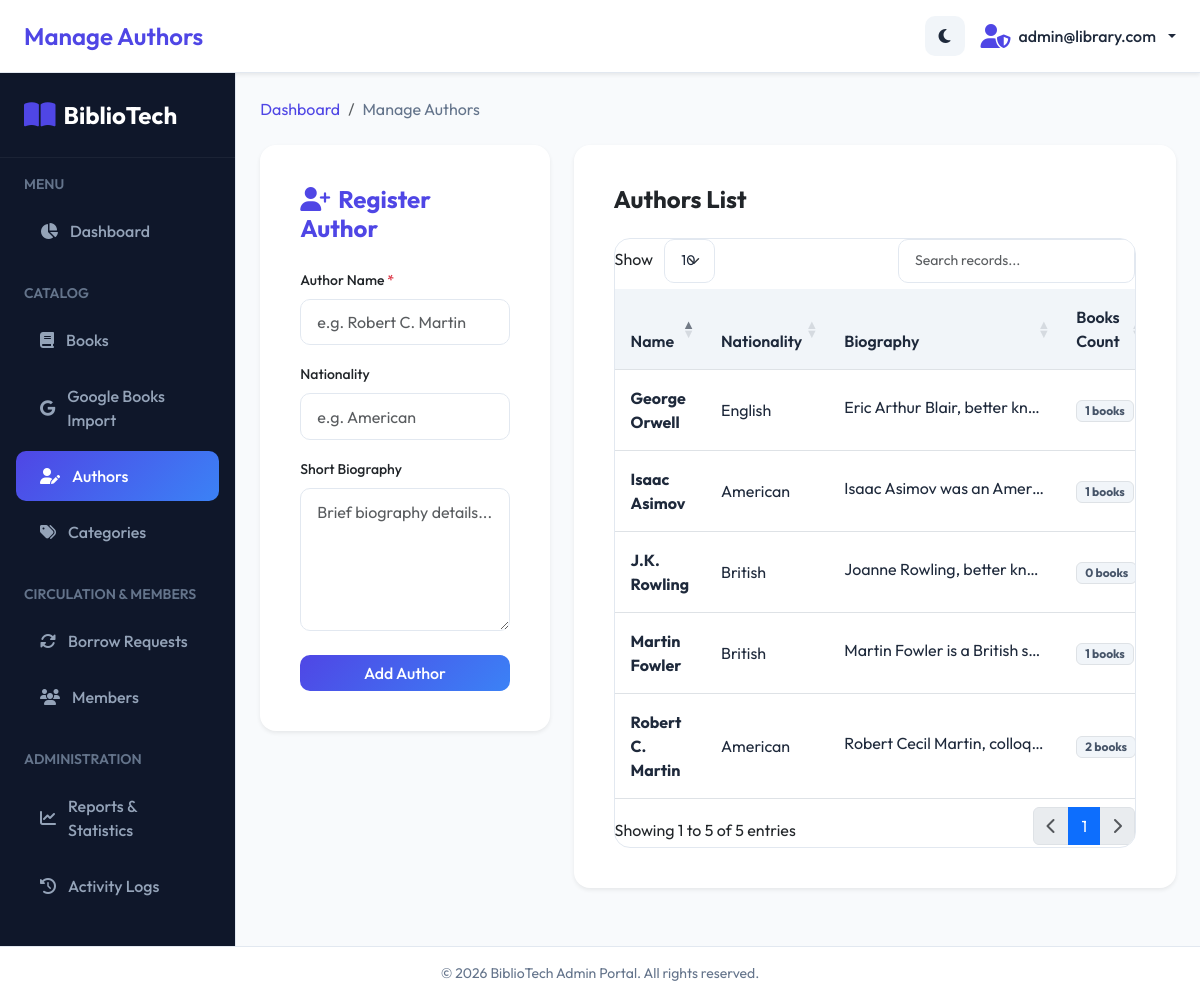
The app's page /index.php?route=admin/authors (signed in) with its own data.
### tables this page shows
CREATE TABLE IF NOT EXISTS `authors` (
  `id` INT AUTO_INCREMENT PRIMARY KEY,
  `name` VARCHAR(255) NOT NULL,
  `biography` TEXT DEFAULT NULL,
  `nationality` VARCHAR(100) DEFAULT NULL,
  `created_at` TIMESTAMP DEFAULT CURRENT_TIMESTAMP
);

### config/database.php (called while the page is built, shortened)
<?php
class Database {
    private static $instance = null;
    private $conn;
    private function __construct() {
        try {
            $dsn = "mysql:host=" . DB_HOST . ";dbname=" . DB_NAME . ";charset=utf8mb4";
            $options = [
                PDO::ATTR_ERRMODE            => PDO::ERRMODE_EXCEPTION,
                PDO::ATTR_DEFAULT_FETCH_MODE => PDO::FETCH_ASSOC,
                PDO::ATTR_EMULATE_PREPARES   => false,
            ];
            $this->conn = new PDO($dsn, DB_USER, DB_PASS, $options);
        } catch (PDOException $e) {
            throw new Exception("Database Connection Error: " . $e->getMessage());
        }
    }
    public static function getInstance() {
        if (self::$instance === null) {
            self::$instance = new self();
        }
        return self::$instance;
    }
    public function getConnection() {
        return $this->conn;
    }
}

### app/Models/Models.php (called while the page is built, shortened)
<?php
class BaseModel {
    public function __construct($table = null) {
        $this->db = Database::getInstance()->getConnection();
    }
}
class Author extends BaseModel {
    public function getAll($orderBy = 'id DESC') {
        $stmt = $this->db->prepare("SELECT a.*, COUNT(b.id) AS book_count FROM authors a LEFT JOIN books b ON a.id = b.author_id GROUP BY a.id ORDER BY a.name ASC");
        $stmt->execute();
        return $stmt->fetchAll();
    }
}

### views/admin/authors.php (the view, shortened to what this page needs)
<?php
$authorModel = new Author();
$authors = $authorModel->getAll();
$editId = isset($_GET['edit']) ? intval($_GET['edit']) : 0;
$editAuthor = null;
?>
<div class="fade-in-up">
    <nav aria-label="breadcrumb" class="mb-4">
        <ol class="breadcrumb">
            <li class="breadcrumb-item"><a href="<?php echo BASE_URL; ?>/index.php?route=admin/dashboard">Dashboard</a></li>
            <li class="breadcrumb-item active" aria-current="page">Manage Authors</li>
        </ol>
    </nav>
    <div class="row g-4">
        <div class="col-lg-4">
            <div class="card card-custom border-0 shadow-sm p-4">
                <div class="card-body">
                    <?php if ($editAuthor): ?>
                        <h4 class="fw-bold mb-4 text-warning"><i class="fa-solid fa-user-pen me-2"></i>Edit Author Details</h4>
                        <form action="<?php echo BASE_URL; ?>/index.php?action=edit-author" method="POST">
                            <input type="hidden" name="id" value="<?php echo $editAuthor['id']; ?>">
                            <div class="mb-3">
                                <label for="authName" class="form-label small fw-medium">Author Name <span class="text-danger">*</span></label>
                                <input type="text" class="form-control form-control-custom" id="authName" name="name" value="<?php echo htmlspecialchars($editAuthor['name']); ?>" required>
                            </div>
                            <div class="mb-3">
                                <label for="authNat" class="form-label small fw-medium">Nationality</label>
                                <input type="text" class="form-control form-control-custom" id="authNat" name="nationality" value="<?php echo htmlspecialchars($editAuthor['nationality'] ?: ''); ?>" placeholder="e.g. American">
                            </div>
                            <div class="mb-4">
                                <label for="authBio" class="form-label small fw-medium">Short Biography</label>
                                <textarea class="form-control form-control-custom" id="authBio" name="biography" rows="5" placeholder="Biography details..."><?php echo htmlspecialchars($editAuthor['biography'] ?: ''); ?></textarea>
                            </div>
                            <div class="d-grid gap-2">
                                <button type="submit" class="btn btn-warning fw-medium">Update Author</button>
                                <a href="<?php echo BASE_URL; ?>/index.php?route=admin/authors" class="btn btn-outline-secondary fw-medium">Cancel Edit</a>
                            </div>
                        </form>
                    <?php else: ?>
                        <h4 class="fw-bold mb-4 text-primary"><i class="fa-solid fa-user-plus me-2"></i>Register Author</h4>
                        <form action="<?php echo BASE_URL; ?>/index.php?action=add-author" method="POST">
                            <div class="mb-3">
                                <label for="authName" class="form-label small fw-medium">Author Name <span class="text-danger">*</span></label>
                                <input type="text" class="form-control form-control-custom" id="authName" name="name" placeholder="e.g. Robert C. Martin" required>
                            </div>
                            <div class="mb-3">
                                <label for="authNat" class="form-label small fw-medium">Nationality</label>
                                <input type="text" class="form-control form-control-custom" id="authNat" name="nationality" placeholder="e.g. American">
                            </div>
                            <div class="mb-4">
                                <label for="authBio" class="form-label small fw-medium">Short Biography</label>
                                <textarea class="form-control form-control-custom" id="authBio" name="biography" rows="5" placeholder="Brief biography details..."></textarea>
                            </div>
                            <div class="d-grid">
                                <button type="submit" class="btn btn-primary fw-medium" style="border-radius: 10px; background: var(--primary-gradient); border: none;">Add Author</button>
                            </div>
                        </form>
                    <?php endif; ?>
                </div>
            </div>
        </div>
        <div class="col-lg-8">
            <div class="card card-custom border-0 shadow-sm p-4">
                <div class="card-body">
                    <h4 class="fw-bold mb-4">Authors List</h4>
                    <?php if (empty($authors)): ?>
                        <div class="text-center py-5 text-muted">
                            <i class="fa-solid fa-users-slash fs-1 mb-3"></i>
                            <p class="mb-0">No author records available in database.</p>
                        </div>
                    <?php else: ?>
                        <div class="table-responsive table-responsive-custom">
                            <table class="table table-custom align-middle datatable-custom w-100">
                                <thead>
                                    <tr>
                                        <th>Name</th>
                                        <th>Nationality</th>
                                        <th>Biography</th>
                                        <th>Books Count</th>
                                    </tr>
                                </thead>
                                <tbody>
                                    <?php foreach ($authors as $row): ?>
                                        <tr class="<?php echo $editId === intval($row['id']) ? 'table-warning' : ''; ?>">
                                            <td><strong class="text-dark-theme-override" style="color: var(--text-color);"><?php echo htmlspecialchars($row['name']); ?></strong></td>
                                            <td><?php echo htmlspecialchars($row['nationality'] ?: 'N/A'); ?></td>
                                            <td><span class="text-truncate d-inline-block" style="max-width: 200px;" title="<?php echo htmlspecialchars($row['biography'] ?: ''); ?>"><?php echo htmlspecialchars($row['biography'] ?: 'N/A'); ?></span></td>
                                            <td><span class="badge bg-light-custom text-dark border px-2 py-1"><?php echo $row['book_count']; ?> books</span></td>
                                        </tr>
                                    <?php endforeach; ?>
                                </tbody>
                            </table>
                        </div>
                    <?php endif; ?>
                </div>
            </div>
        </div>
    </div>
</div>

### public/assets/css/style.css (style rules this page uses)
:root { --bg-color: #f8fafc; --text-color: #1e293b; --text-muted: #64748b; --card-bg: #ffffff; --card-border: rgba(148, 163, 184, 0.12); --sidebar-bg: #0f172a; --sidebar-color: #94a3b8; --sidebar-active-color: #ffffff; --sidebar-active-bg: rgba(255, 255, 255, 0.08); --primary-color: #4f46e5; --primary-light: #6366f1; --primary-gradient: linear-gradient(135deg, #4f46e5 0%, #3b82f6 100%); --secondary-gradient: linear-gradient(135deg, #10b981 0%, #059669 100%); --danger-gradient: linear-gradient(135deg, #ef4444 0%, #dc2626 100%); --warning-gradient: linear-gradient(135deg, #f59e0b 0%, #d97706 100%); --purple-gradient: linear-gradient(135deg, #8b5cf6 0%, #7c3aed 100%); --info-gradient: linear-gradient(135deg, #06b6d4 0%, #0891b2 100%); --glass-bg: rgba(255, 255, 255, 0.7); --glass-border: rgba(255, 255, 255, 0.4); --glass-shadow: rgba(15, 23, 42, 0.05); --nav-bg: #ffffff; --badge-bg: #f1f5f9; --badge-color: #475569; --border-color: #e2e8f0; --input-bg: #ffffff; --surface-muted: #f1f5f9; --primary-subtle-bg: rgba(79, 70, 229, 0.1); --primary-subtle-color: #4f46e5; --dropdown-bg: #ffffff; --dropdown-hover: #f8fafc; --link-color: #4f46e5; }
body { background-color: var(--bg-color); color: var(--text-color); font-family: 'Outfit', 'Inter', sans-serif; transition: background-color 0.4s ease, color 0.4s ease; overflow-x: hidden; min-height: 100vh; display: flex; flex-direction: column; }
h1, h2, h3, h4, h5, h6 { font-weight: 700; }
.table-responsive-custom { border-radius: 16px; overflow: hidden; border: 1px solid var(--border-color); }
.table-custom { background: var(--card-bg) !important; margin-bottom: 0 !important; }
.table-custom th { background: var(--badge-bg) !important; color: var(--text-color) !important; font-weight: 600; padding: 1rem; }
.table-custom td { padding: 1rem; vertical-align: middle; color: var(--text-color); background: var(--card-bg); }
.card-custom { background-color: var(--card-bg); border: 1px solid var(--card-border); border-radius: 16px; box-shadow: 0 4px 6px -1px rgba(0, 0, 0, 0.05); overflow: hidden; }
.form-control-custom { background-color: var(--input-bg); border: 1px solid var(--border-color); color: var(--text-color); border-radius: 10px; padding: 0.65rem 1rem; transition: border-color 0.2s ease; }
.bg-light-custom { background-color: var(--surface-muted) !important; }
.text-dark-theme-override { color: var(--text-color) !important; }
.text-primary { color: var(--link-color) !important; }
.badge.bg-light-custom, .badge.bg-light-custom.text-dark { background-color: var(--badge-bg) !important; color: var(--badge-color) !important; }
.breadcrumb-item a { color: var(--link-color); text-decoration: none; }
.breadcrumb-item.active { color: var(--text-muted); }
.form-control, .form-select { background-color: var(--input-bg); border-color: var(--border-color); color: var(--text-color); }
.fade-in-up { animation: fadeIn 0.4s ease forwards; }

### records on screen
authors: name "George Orwell", nationality "English", biography "Eric Arthur Blair, better kn…", book_count "1"
authors: name "Isaac Asimov", nationality "American", biography "Isaac Asimov was an Amer…", book_count "1"
authors: name "J.K. Rowling", nationality "British", biography "Joanne Rowling, better kn…", book_count "0"
authors: name "Martin Fowler", nationality "British", biography "Martin Fowler is a British s…", book_count "1"
authors: name "Robert C. Martin", nationality "American", biography "Robert Cecil Martin, colloq…", book_count "2"

### other values on screen
$pageTitle "Manage Authors"
Auth::getUserEmail() "admin@library.com"
